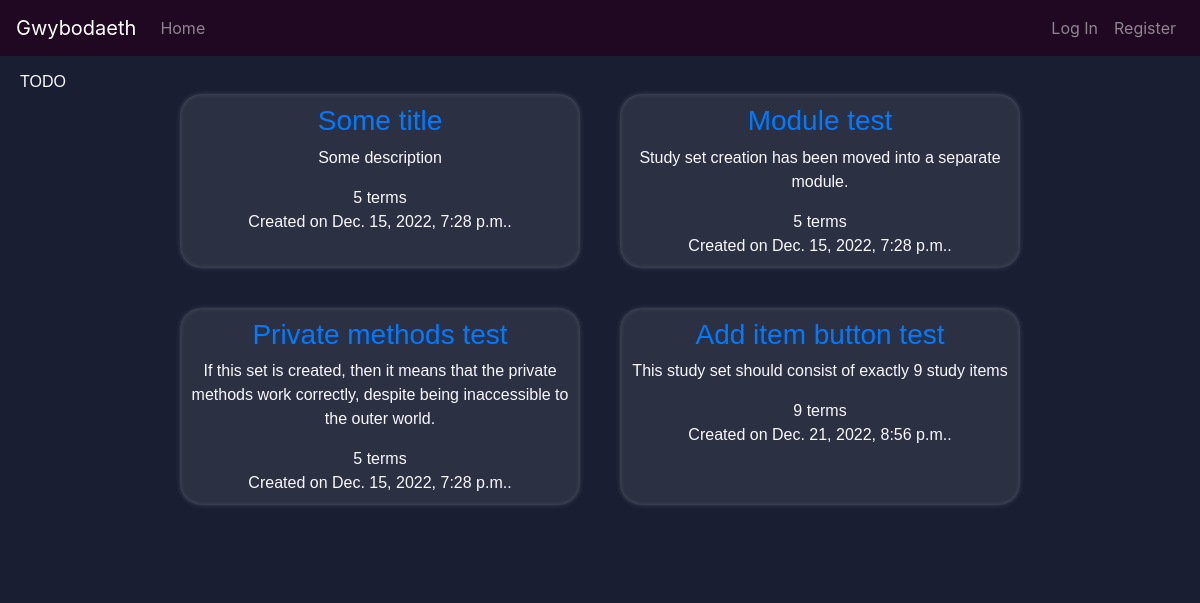
/kamil/sets, run on the app's committed database.
### Gwybodaeth/models.py (models this page shows)
class Study_set(models.Model):
    author      = models.ForeignKey(User, on_delete=models.CASCADE, related_name="study_sets")
    description = models.CharField(max_length=1023)
    title       = models.CharField(max_length=127)
    defs_lang   = models.CharField(max_length=8)
    terms_lang  = models.CharField(max_length=8)
    terms       = models.JSONField()
    timestamp   = models.DateTimeField(auto_now_add=True)
    def terms_count(self):
        return len(self.terms.keys())

### Gwybodaeth/views.py (the view)
# urls.py: path("<str:username>/sets",           views.user_sets,            name="user-sets"      ),
def user_sets(request, username):
    require_method(request, 'GET')
    if not username == request.user.username:
        print("Accessing study sets belonging to another user.\
                This may or may not be allowed (TODO as an optional feature.\
                Type: advanced (to be done AFTER the important parts are done and working))")
    sets = Study_set.objects.filter(author__username=username)
    return render(request, "gwybodaeth/user_sets.html", {
        "sets": sets
    })

### Gwybodaeth/util.py (called while the page is built)
def require_method(request, method, status=400):
    if (type(method) is list) and (not request.method in method):
        return JsonResponse({"error": f"Request method must be one of the following:\
                            {', '.join(method)}."},
                            status=status)
    if not request.method == method:
        return JsonResponse({"error": f"{method} request required"},
                            status=status)

### Gwybodaeth/templates/gwybodaeth/user_sets.html (shortened to what this page needs)
{% extends './layout.html' %}
{% block body %}
  TODO
  <div class="grid-container-2">
    {% for set in sets %}
      <div class="set-item">
        <div class="set-title">
          <h3><a href="{% url 'study-set-view' set.id %}">{{ set.title }}</a></h3>
        </div>
        <div class="set-description">
          <p>{{ set.description}}</p>
        </div>
        <div class="set-terms-counter">
          {{ set.terms_count }} terms
        </div>
        <div class="set-timestamp">
          Created on {{ set.timestamp }}.
        </div>
      </div>
    {% empty %}
      <h3> You haven't created any study sets! </h3>
      <p> Maybe it's time to <a href="{% url 'create-set' %}">create one</a>?
    {% endfor %}
  </div>
{% endblock %}

### data on the page
Study_set: title "Some title", description "Some description", terms_count "5", timestamp "Dec. 15, 2022, 7:28 p.m."
Study_set: title "Module test", description "Study set creation has been moved into a separate module.", terms_count "5", timestamp "Dec. 15, 2022, 7:28 p.m."
Study_set: title "Private methods test", description "If this set is created, then it means that the private methods work correctly, despite being inaccessible to the outer world.", terms_count "5", timestamp "Dec. 15, 2022, 7:28 p.m."
Study_set: title "Add item button test", description "This study set should consist of exactly 9 study items", terms_count "9", timestamp "Dec. 21, 2022, 8:56 p.m."
